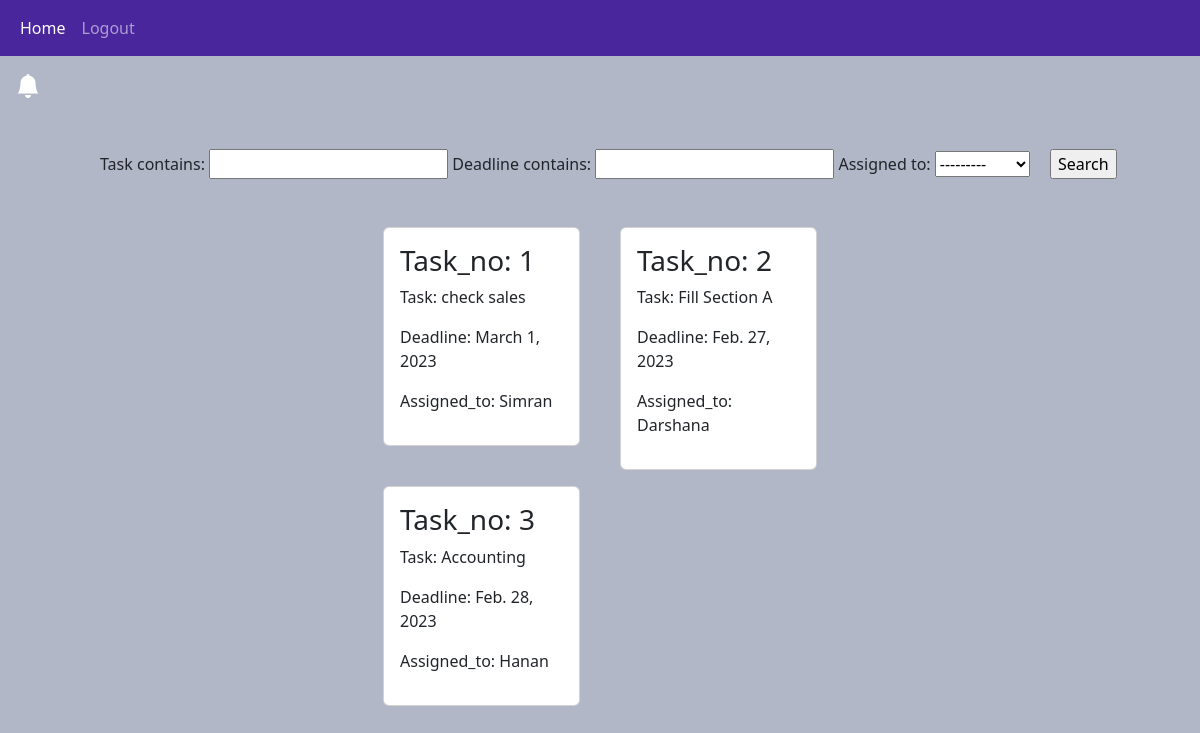
The page /Home/ (signed in) on the database its author committed.
### home/models.py (models this page shows)
class taskassign(models.Model):
    user = models.ForeignKey(User, on_delete=models.CASCADE)
    task = models.CharField(max_length=200)
    deadline = models.DateField()
    assigned_to = models.ForeignKey(
        Employee, on_delete=models.DO_NOTHING, null=False, blank=False)

class Employee(models.Model):
    user = models.ForeignKey(User, on_delete=models.CASCADE)
    MobileNumber = models.IntegerField(default='')
    Branch_name = models.CharField(max_length=200)
    Name = models.CharField(max_length=200, unique=True)
    Address = models.TextField(max_length=500)
    Dob = models.DateField(null=True)
    Gender = models.CharField(choices=Gender_choices, max_length=100)
    Startdate = models.DateField(null=True)
    Shift = models.CharField(choices=Shift_choices, max_length=50)
    Department = models.CharField(max_length=100)
    def __str__(self):
        return self.Name

### home/views.py (the view)
# urls.py: path('Home/', views.Home, name='Home'),
def Home(request):
    tasks = taskassign.objects.filter(user=request.user)
    myFilter = Taskassign_Filter(request.GET, queryset=tasks)
    return render(request, 'Home.html', locals())

### templates/Home.html (shortened to what this page needs)
{% load static %}
<!DOCTYPE html>
<html lang="en">
<head>
  <link href="https://cdn.jsdelivr.net/npm/bootstrap@5.2.3/dist/css/bootstrap.min.css" rel="stylesheet">
  <link href="https://getbootstrap.com/docs/5.2/assets/css/docs.css" rel="stylesheet">
  <link rel="stylesheet" href="https://cdn.jsdelivr.net/npm/bootstrap-icons@1.10.3/font/bootstrap-icons.css">
  <link rel="stylesheet" href="{% static '/css/Home.css'%}">
</head>
<body class="navy" style="background-color: #b2b7c7;">
  <nav class="navbar navbar-expand-lg navbar-dark light-navy ">
    <div class="container-fluid">
      <div class="collapse navbar-collapse" id="navbarNav">
        <ul class="navbar-nav">
          <li class="nav-item ">
            <a class="nav-link active " aria-current="page" href="#">Home</a>
          </li>
          <li class="nav-item">
            <a class="nav-link" href="{% url 'index' %}">Logout</a>
          </li>
        </ul>
      </div>
    </div>
  </nav>
  <a href=" {% url 'alertstaff' %}">
  <h4 class="bi bi-bell-fill text-white m-3"></h4>
</a>
  <form action="" method="get" style="padding-left:100px;">
    {{myFilter.form}}
  <input  class="mx-3" type="submit" value="Search" name="">
  </form>
  <br>
  <div class="col-sm-8 offset-sm-1 mt-3" style="width:450px; margin:auto;">
    <div class="row">
      {% for item in myFilter.qs %}
           <div class="col-sm-6">
            <div class="card m-2">
                <div class="card-body">
                    <h3> Task_no: {{ forloop.counter }}</h3>
                    <p>Task: {{ item.task }}</p>
                    <p>Deadline: {{ item.deadline }}</p>
                    <p>Assigned_to: {{ item.assigned_to }}</p>
                </div>
            </div>
           </div>
        {% endfor %}
    </div>
</div>
</body>
</html>

### static/css/Home.css (style rules this page uses)
.light-navy { background-color: #49269c; }
.navy { background-color: #2961f0; }

### rows shown on the page
taskassign: task "check sales", deadline "March 1, 2023", assigned_to "Simran"
taskassign: task "Fill Section A", deadline "Feb. 27, 2023", assigned_to "Darshana"
taskassign: task "Accounting", deadline "Feb. 28, 2023", assigned_to "Hanan"
